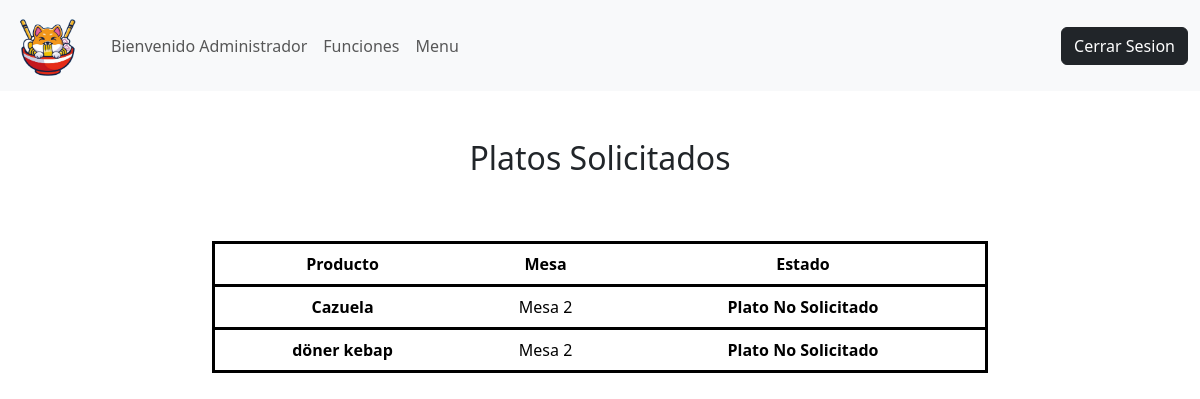
Before: /estadopedidog (signed in) with the older database file.
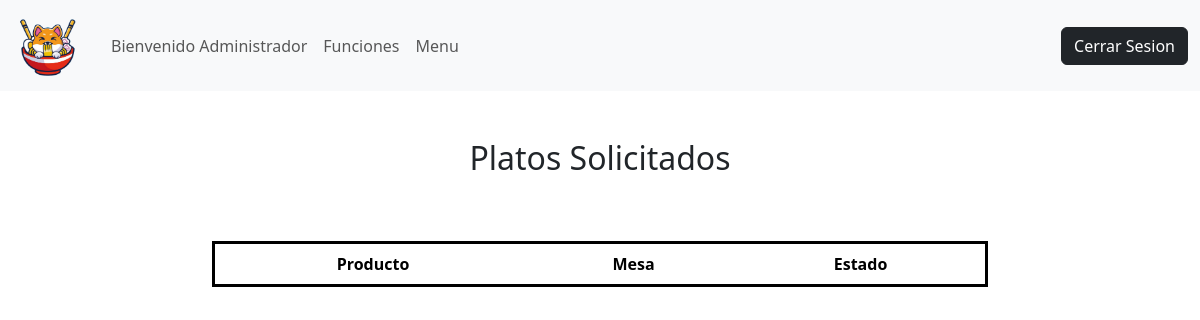
After: the same page with the newer database file.
### appweb/models.py (models this page shows, shortened)
class Descripción_Pedidos(models.Model):
    ID = models.AutoField(primary_key=True, help_text="Id")
    ID_Pedido = models.ForeignKey(Pedidos, on_delete=models.CASCADE, help_text="Id de pedido")
    ID_Platos = models.ForeignKey(Platos, on_delete=models.CASCADE, help_text="Id del plato")
    Costo = models.IntegerField(help_text="Valor total del pedido")
    Sol_cocina = models.BooleanField(default=0)
    Listo = models.BooleanField(default=0)

class Platos(models.Model):
    ID_Plato = models.AutoField(primary_key=True, help_text="Id del plato")
    Nombre = models.CharField(max_length=50)
    Costo = models.IntegerField()
    Region = models.CharField(max_length=50)
    Cantidad_Comensales = models.IntegerField()
    Descripcion = models.TextField(max_length=200)
    Disponibilidad = models.BooleanField(default=0)
    imagen = models.ImageField(upload_to="Platos", null=True)

class Pedidos(models.Model):
    ID_Pedido = models.AutoField(primary_key=True, help_text="Id del pedido")
    ID_Mesa = models.ForeignKey(Mesa, on_delete=models.CASCADE, help_text="Id de la mesa")
    Estado = models.CharField(default="Sin Solicitud",max_length=20, help_text="Estado en el cual se encuentra el pedido")
    Correo_Sol = models.EmailField(null=True,help_text="Correo electronico del usuario")

class Mesa (models.Model):
    ID_Mesa = models.AutoField(primary_key=True, help_text="Id de la mesa")
    Nombre_Mesa = models.CharField(max_length=10, help_text="Identificador de la mesa")
    Estado_Ocupado = models.BooleanField()
    Estado_Reservado = models.BooleanField()

### appweb/views.py (the view)
# urls.py: path('estadopedidog',estadopedidog,name='estadopedidog'),
@login_required(login_url="/accounts/login")
def estadopedidog (request):
    pedidos =  Descripción_Pedidos.objects.all()
    data = {
        "pedidos": pedidos,
          }
    return render(request, "mantenedor/garzon/estadopedidog.html", data)

### appweb/context_processor.py (called while the page is built)
def costo_total_carro(request):
    total=0
    if 'carro' in request.session:
        for key, value in request.session["carro"].items():
            total=total+(int(value["precio"]))
    return {"costo_total_carro":total}

### appweb/templates/mantenedor/garzon/estadopedidog.html
{% extends 'base.html' %}
{% load static %}
{% load crispy_forms_tags %}
{% block contenido %}
<div class="container-fluid">
  <div class="text-center">
  <div class="row justify-content-md-center">
    <div class="col-8 d-flex flex-column text-center">
      <div class="text-center ">
        <h2 class="mt-5 mb-5">Platos Solicitados</h2>
      </div>
      <table class="table mt-3">
        <thead>
          <tr class="border border-3 border border-black black-row">
            <th scope="col"><b>Producto</b></th>
            <th scope="col"><b>Mesa</b></th>
            <th scope="col"><b>Estado</b></th>
          </tr>
        </thead>
        {% for y in pedidos %}
        <tbody>
          <tr class="border border-3 border border-black black-row" style="margin-bottom: 10px;">
              <th scope="row">{{ y.ID_Platos.Nombre }}</th>
              <td>{{ y.ID_Pedido.ID_Mesa.Nombre_Mesa }}</td>
              {% if y.Listo == 1 %}
              <td><b>Plato Listo</b></td>
              {% elif y.Sol_cocina == 1 %}
              <td><b>Plato en Preparacion</b></td>
              {% else %}
              <td><b>Plato No Solicitado</b></td>
              {% endif %}
            </tr>
          {% endfor %}
        </tbody>
      </table>
    </div>
    {% endblock %}

Changed rows visible on the page:
removed Descripción_Pedidos: ID_Platos.Nombre "Cazuela", ID_Pedido.ID_Mesa.Nombre_Mesa "Mesa 2", Listo "Plato No Solicitado"
removed Descripción_Pedidos: ID_Platos.Nombre "döner kebap", ID_Pedido.ID_Mesa.Nombre_Mesa "Mesa 2", Listo "Plato No Solicitado"
